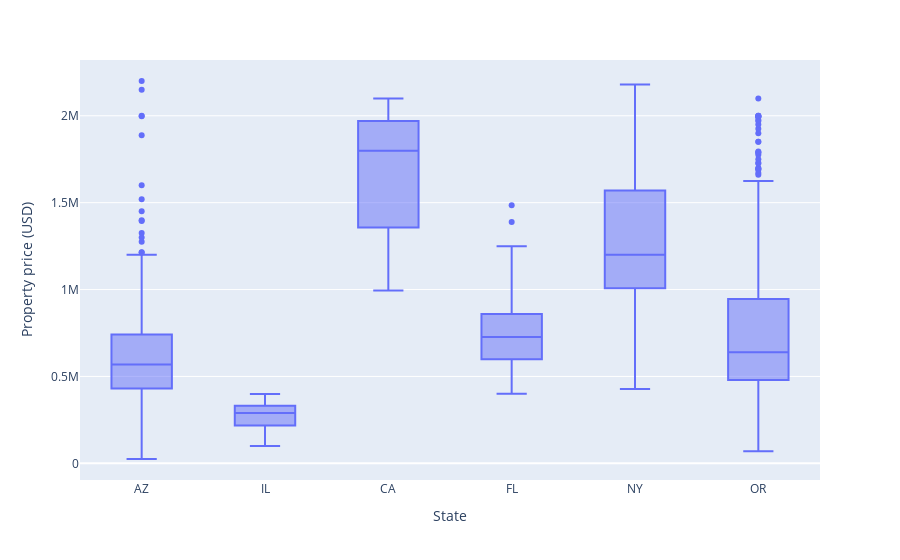

The cell this chart's notebook holds for it:
### Code cell
# plot the distribution of the target variable price for different states by plotly
import plotly.express as px
fig = px.box(sale_df, x="State", y="Property price (USD)")
fig.show()

### Figure 1 — Plotly figure (JSON) as saved in the notebook; plotly's stock layout.template omitted (floating-point values rounded to 4 significant figures; data arrays with more than 128 entries replaced by an {"elided": "..."} marker saying what was removed)
{"data": [{"alignmentgroup": "True", "hovertemplate": "State=%{x}<br>Property price (USD)=%{y}<extra></extra>", "legendgroup": "", "marker": {"color": "#636efa"}, "name": "", "notched": false, "offsetgroup": "", "orientation": "v", "showlegend": false, "type": "box", "x": {"elided": "988 str values"}, "x0": " ", "xaxis": "x", "y": {"elided": "988 int values"}, "y0": " ", "yaxis": "y"}], "layout": {"boxmode": "group", "legend": {"tracegroupgap": 0}, "margin": {"t": 60}, "xaxis": {"anchor": "y", "domain": [0, 1], "title": {"text": "State"}}, "yaxis": {"anchor": "x", "domain": [0, 1], "title": {"text": "Property price (USD)"}}}}
